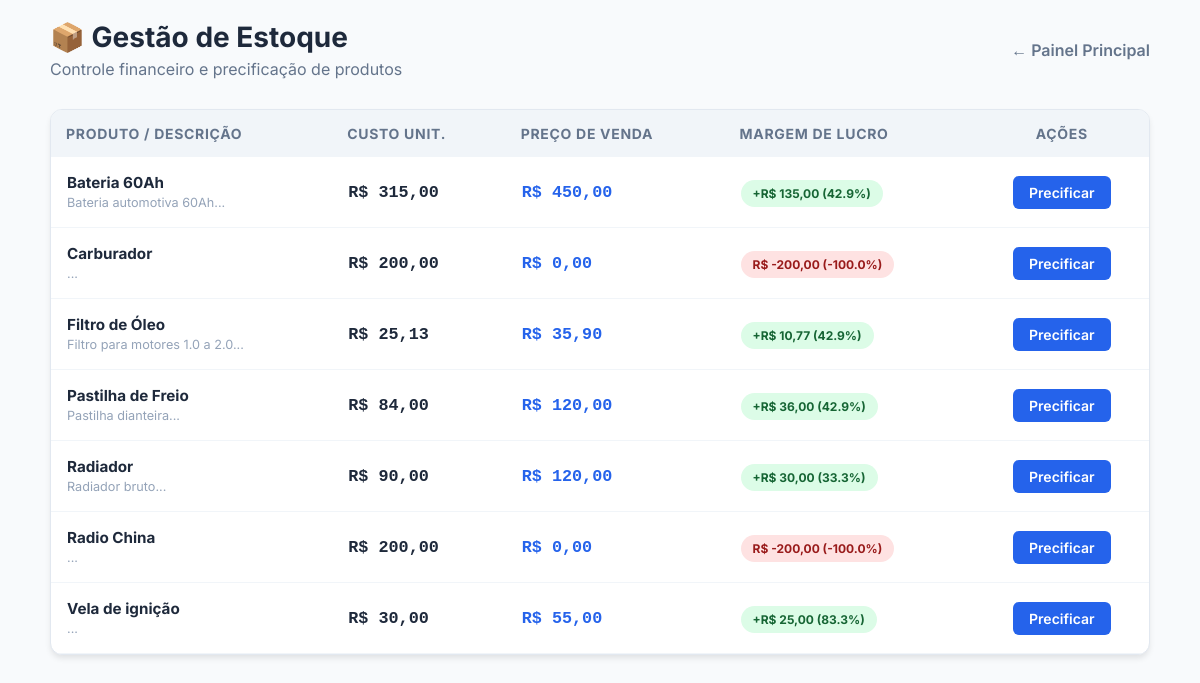
Before: /GerenciarEstoque.php (signed in) with the older database file.
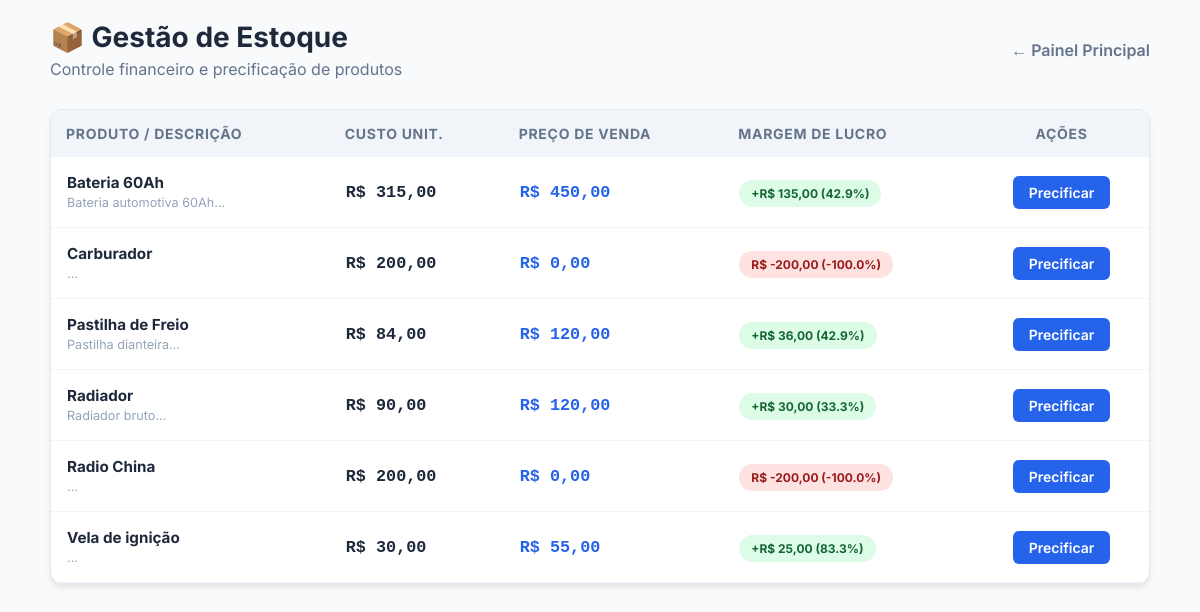
After: the same page with the newer database file.
### tables this page shows
CREATE TABLE `pecas` (
  `id_peca` int(11) NOT NULL,
  `nome` varchar(100) NOT NULL,
  `descricao` varchar(150) DEFAULT NULL,
  `preco_venda` decimal(10,2) DEFAULT NULL,
  `preco_custo` decimal(10,2) DEFAULT NULL,
  `id_fornecedor` int(11) DEFAULT NULL
);

### GerenciarEstoque.php (the view, shortened to what this page needs)
<?php
include 'conexao.php';
$sql = "SELECT * FROM pecas ORDER BY nome ASC";
$result = $conn->query($sql);
?>
<!DOCTYPE html>
<html lang="pt-br">
<head>
</head>
<body>
<div class="container">
    <div class="header-actions">
        <div>
            <h1 style="margin:0; font-size: 1.75rem;">📦 Gestão de Estoque</h1>
            <p style="color: #64748b; margin: 5px 0 0;">Controle financeiro e precificação de produtos</p>
        </div>
        <a href="gerente.php" class="btn-voltar">← Painel Principal</a>
    </div>
    <div class="card">
        <table>
            <thead>
                <tr>
                    <th>Produto / Descrição</th>
                    <th>Custo Unit.</th>
                    <th>Preço de Venda</th>
                    <th>Margem de Lucro</th>
                    <th style="text-align: center;">Ações</th>
                </tr>
            </thead>
            <tbody>
                <?php while($row = $result->fetch_assoc()):
                    $margem = $row['preco_venda'] - $row['preco_custo'];
                    $porcentagem = ($row['preco_custo'] > 0) ? ($margem / $row['preco_custo']) * 100 : 0;
                    $classe = ($margem > 0) ? 'badge-success' : 'badge-danger';
                ?>
                <tr>
                    <td>
                        <strong><?php echo $row['nome']; ?></strong><br>
                        <small style="color: #94a3b8;"><?php echo substr($row['descricao'], 0, 40); ?>...</small>
                    </td>
                    <td class="price-tag">R$ <?php echo number_format($row['preco_custo'], 2, ',', '.'); ?></td>
                    <td class="price-tag" style="color: var(--primary);">R$ <?php echo number_format($row['preco_venda'], 2, ',', '.'); ?></td>
                    <td>
                        <span class="badge <?php echo $classe; ?>">
                            <?php echo ($margem >= 0 ? '+' : '') . 'R$ ' . number_format($margem, 2, ',', '.'); ?>
                            (<?php echo number_format($porcentagem, 1); ?>%)
                        </span>
                    </td>
                    <td style="text-align: center;">
                        <a href="EditarPeca.php?id=<?php echo $row['id_peca']; ?>" class="btn-edit"> Precificar</a>
                    </td>
                </tr>
                <?php endwhile; ?>
            </tbody>
        </table>
    </div>
</div>
</body>
</html>

Changed rows visible on the page:
removed pecas: nome "Filtro de Óleo", descricao "Filtro para motores 1.0 a 2.0", preco_custo "25,13", preco_venda "35,90", margem "10,77", porcentagem "42.9"
